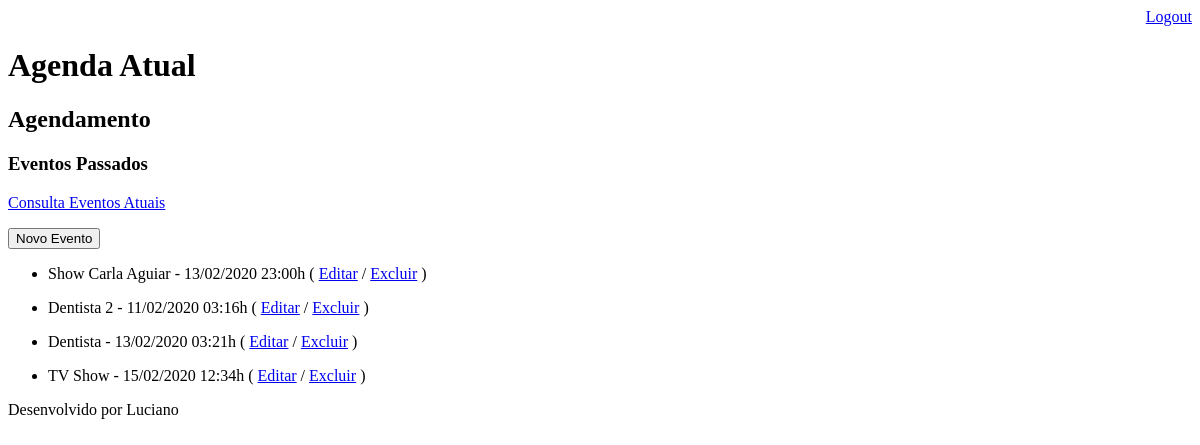
Page /agenda/passado/ (signed in) on the earlier database version.
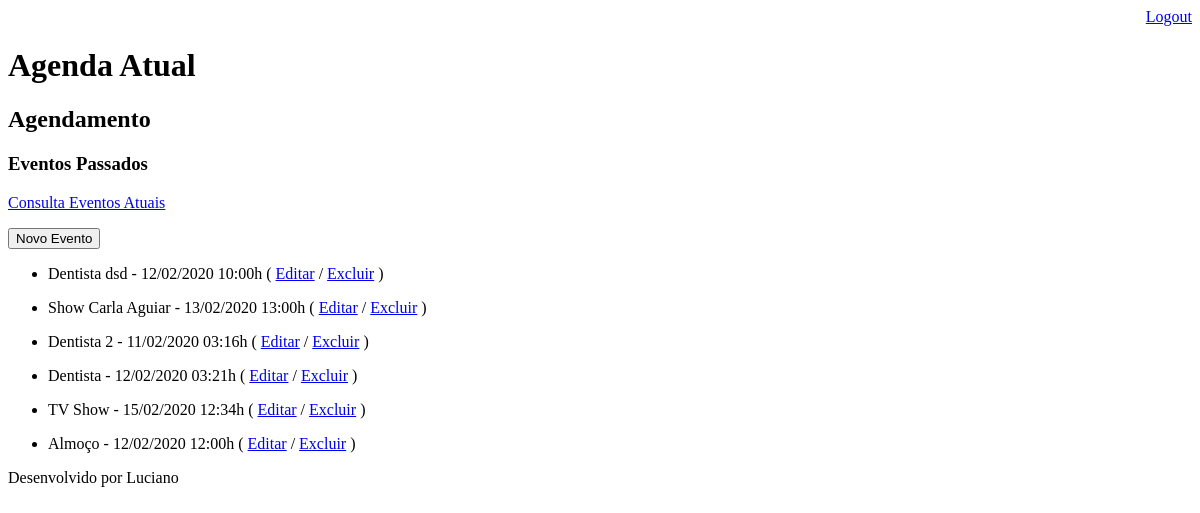
Same page on the later database version.
### core/models.py (models this page shows, shortened)
class Evento(models.Model):
    titulo = models.CharField(max_length=100, verbose_name='Título')
    descricao = models.TextField(blank=True, null=True)
    data_evento = models.DateTimeField(verbose_name='Data do Evento')
    data_criacao = models.DateTimeField(auto_now=True, verbose_name='Data de Criação')
    usuario = models.ForeignKey(User, on_delete=models.CASCADE)
    class Meta:
        db_table = 'evento'
    def get_data_evento(self):
        return self.data_evento.strftime('%d/%m/%Y %H:%Mh')
    def get_evento_atrasado(self):
        if self.data_evento > datetime.now() - timedelta(hours=1):
            if self.data_evento < datetime.now():
                return True
            else:
                return False
        else:
            return False
    def get_evento_proximo(self):
        if self.data_evento > datetime.now():
            if self.data_evento < datetime.now() + timedelta(hours=1):
                return True
            else:
                return False
        else:
            return False

### core/views.py (the view)
# urls.py: path('agenda/passado/', views.lista_eventos_passados),
@login_required(login_url='/login/')
def lista_eventos_passados(request):
    usuario = request.user
    data_atual = datetime.now()  - timedelta(hours=1)
    evento = Evento.objects.filter(usuario=usuario, data_evento__lt=data_atual)
    dados = {'eventos':evento, 'passado': True}
    return render(request, 'agenda.html', dados)

### core/templates/agenda.html (shortened to what this page needs)
{% extends "model-page.html" %}
{% block content %}
    <h2>Agendamento</h2>
    <div align="left" >
        {% if passado %}
            <h3>Eventos Passados</h3>
            <a href="/agenda/">
                Consulta Eventos Atuais
            </a>
        {% endif %}
    </div>
    <p>
    <a href="/agenda/evento/">
        <button type="button">Novo Evento</button>
    </a>
    <p>
    <ul style="fonte-size: 16px">
        {% for evento in eventos %}
            <li>
                <div style={% if evento.get_evento_atrasado %} "color:red" {% endif %}
                            {% if evento.get_evento_proximo %} "color:gold" {% endif %} >
                    {{ evento.titulo }} - {{ evento.get_data_evento }}
                    ( <a href="/agenda/evento/?id={{ evento.id }}">Editar</a>
                    / <a href="/agenda/evento/delete/{{ evento.id }}/">Excluir</a> )
                </div>
            </li>
        {% endfor %}
    </ul>
{% endblock %}

Differences in the rows shown:
now on this page (row edited): Evento: titulo "Dentista dsd", get_data_evento "12/02/2020 10:00h"
changed Evento "Show Carla Aguiar": get_data_evento "13/02/2020 23:00h" → "13/02/2020 13:00h"
changed Evento "Dentista": get_data_evento "13/02/2020 03:21h" → "12/02/2020 03:21h"
added Evento: titulo "Almoço", get_data_evento "12/02/2020 12:00h"
